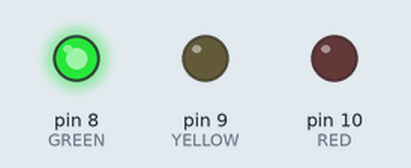
Simulated run of this sketch. Board: Arduino Uno, built with avr-gcc and run on an emulated ATmega328P. Shown: output pins drawn as LEDs (lit = HIGH).

Above: at 2.0 s.
At 4.7 s:
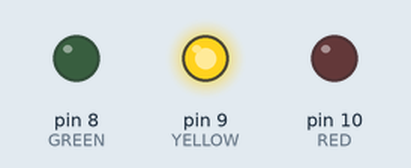
At 7.5 s:
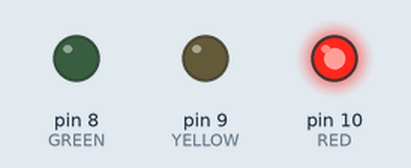
Timing chart, 0 to 12.4 s (numbered marks = the images above):
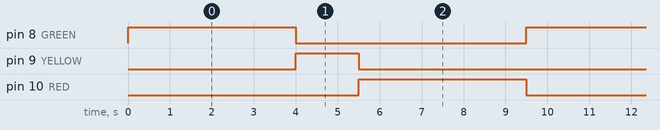

The sketch:

04_traffic_light.ino
```cpp
/*
  04 - Traffic Light
  Three LEDs cycle like a real traffic light, with a different
  amount of time for each color.

  Wiring (each LED has its own 220 ohm resistor):
    Pin 8  -> resistor -> GREEN LED  (+), (-) -> GND
    Pin 9  -> resistor -> YELLOW LED (+), (-) -> GND
    Pin 10 -> resistor -> RED LED    (+), (-) -> GND
*/

const int GREEN = 8;
const int YELLOW = 9;
const int RED = 10;

void setup() {
  pinMode(GREEN, OUTPUT);
  pinMode(YELLOW, OUTPUT);
  pinMode(RED, OUTPUT);
}

void loop() {
  // Green: go
  digitalWrite(GREEN, HIGH);
  delay(4000);
  digitalWrite(GREEN, LOW);

  // Yellow: slow down
  digitalWrite(YELLOW, HIGH);
  delay(1500);
  digitalWrite(YELLOW, LOW);

  // Red: stop
  digitalWrite(RED, HIGH);
  delay(4000);
  digitalWrite(RED, LOW);
}
```

Measured:
- by itself, pin 8 (GREEN), pin 10 (RED): alternates HIGH for 4.0 s and LOW for 5.5 s
- by itself, pin 9 (YELLOW): alternates HIGH for 1.5 s and LOW for 8.0 s
- by itself, everything shown: repeats every 9.5 s, in 4 steps
